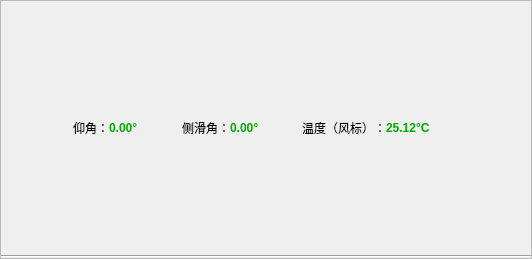
<?xml version="1.0" encoding="UTF-8"?>
<ui version="4.0">
 <class>FlightViewPanel</class>
 <widget class="QWidget" name="FlightViewPanel">
  <property name="geometry">
   <rect>
    <x>0</x>
    <y>0</y>
    <width>532</width>
    <height>259</height>
   </rect>
  </property>
  <property name="sizePolicy">
   <sizepolicy hsizetype="Expanding" vsizetype="Expanding">
    <horstretch>0</horstretch>
    <verstretch>0</verstretch>
   </sizepolicy>
  </property>
  <property name="windowTitle">
   <string>Form</string>
  </property>
  <layout class="QGridLayout" name="gridLayout">
   <property name="leftMargin">
    <number>0</number>
   </property>
   <property name="topMargin">
    <number>0</number>
   </property>
   <property name="rightMargin">
    <number>0</number>
   </property>
   <property name="bottomMargin">
    <number>0</number>
   </property>
   <property name="spacing">
    <number>0</number>
   </property>
   <item row="0" column="0">
    <widget class="QFrame" name="frame">
     <property name="sizePolicy">
      <sizepolicy hsizetype="Expanding" vsizetype="Expanding">
       <horstretch>0</horstretch>
       <verstretch>0</verstretch>
      </sizepolicy>
     </property>
     <property name="frameShape">
      <enum>QFrame::StyledPanel</enum>
     </property>
     <property name="frameShadow">
      <enum>QFrame::Raised</enum>
     </property>
     <layout class="QVBoxLayout" name="verticalLayout">
      <property name="spacing">
       <number>0</number>
      </property>
      <property name="leftMargin">
       <number>0</number>
      </property>
      <property name="topMargin">
       <number>0</number>
      </property>
      <property name="rightMargin">
       <number>0</number>
      </property>
      <property name="bottomMargin">
       <number>0</number>
      </property>
      <item>
       <layout class="QHBoxLayout" name="horizontalLayout">
        <item>
         <spacer name="horizontalSpacer">
          <property name="orientation">
           <enum>Qt::Horizontal</enum>
          </property>
          <property name="sizeHint" stdset="0">
           <size>
            <width>40</width>
            <height>20</height>
           </size>
          </property>
         </spacer>
        </item>
        <item>
         <widget class="QLabel" name="label">
          <property name="text">
           <string>仰角：</string>
          </property>
          <property name="alignment">
           <set>Qt::AlignCenter</set>
          </property>
         </widget>
        </item>
        <item>
         <widget class="QLabel" name="label_4">
          <property name="sizePolicy">
           <sizepolicy hsizetype="Expanding" vsizetype="Preferred">
            <horstretch>0</horstretch>
            <verstretch>0</verstretch>
           </sizepolicy>
          </property>
          <property name="font">
           <font>
            <family>Arial</family>
            <weight>75</weight>
            <bold>true</bold>
           </font>
          </property>
          <property name="styleSheet">
           <string notr="true">color: rgb(0, 170, 0);</string>
          </property>
          <property name="text">
           <string>0.00°</string>
          </property>
         </widget>
        </item>
        <item>
         <widget class="QLabel" name="label_2">
          <property name="text">
           <string>侧滑角：</string>
          </property>
          <property name="alignment">
           <set>Qt::AlignCenter</set>
          </property>
         </widget>
        </item>
        <item>
         <widget class="QLabel" name="label_5">
          <property name="sizePolicy">
           <sizepolicy hsizetype="Expanding" vsizetype="Preferred">
            <horstretch>0</horstretch>
            <verstretch>0</verstretch>
           </sizepolicy>
          </property>
          <property name="font">
           <font>
            <family>Arial</family>
            <weight>75</weight>
            <bold>true</bold>
           </font>
          </property>
          <property name="styleSheet">
           <string notr="true">color: rgb(0, 170, 0);</string>
          </property>
          <property name="text">
           <string>0.00°</string>
          </property>
         </widget>
        </item>
        <item>
         <widget class="QLabel" name="label_3">
          <property name="text">
           <string>温度（风标）：</string>
          </property>
          <property name="alignment">
           <set>Qt::AlignCenter</set>
          </property>
         </widget>
        </item>
        <item>
         <widget class="QLabel" name="label_6">
          <property name="sizePolicy">
           <sizepolicy hsizetype="Expanding" vsizetype="Preferred">
            <horstretch>0</horstretch>
            <verstretch>0</verstretch>
           </sizepolicy>
          </property>
          <property name="font">
           <font>
            <family>Arial</family>
            <weight>75</weight>
            <bold>true</bold>
           </font>
          </property>
          <property name="styleSheet">
           <string notr="true">color: rgb(0, 170, 0);</string>
          </property>
          <property name="text">
           <string>25.12°C</string>
          </property>
         </widget>
        </item>
        <item>
         <spacer name="horizontalSpacer_2">
          <property name="orientation">
           <enum>Qt::Horizontal</enum>
          </property>
          <property name="sizeHint" stdset="0">
           <size>
            <width>40</width>
            <height>20</height>
           </size>
          </property>
         </spacer>
        </item>
       </layout>
      </item>
      <item>
       <widget class="Line" name="line">
        <property name="orientation">
         <enum>Qt::Horizontal</enum>
        </property>
       </widget>
      </item>
     </layout>
    </widget>
   </item>
  </layout>
 </widget>
 <resources/>
 <connections/>
</ui>
